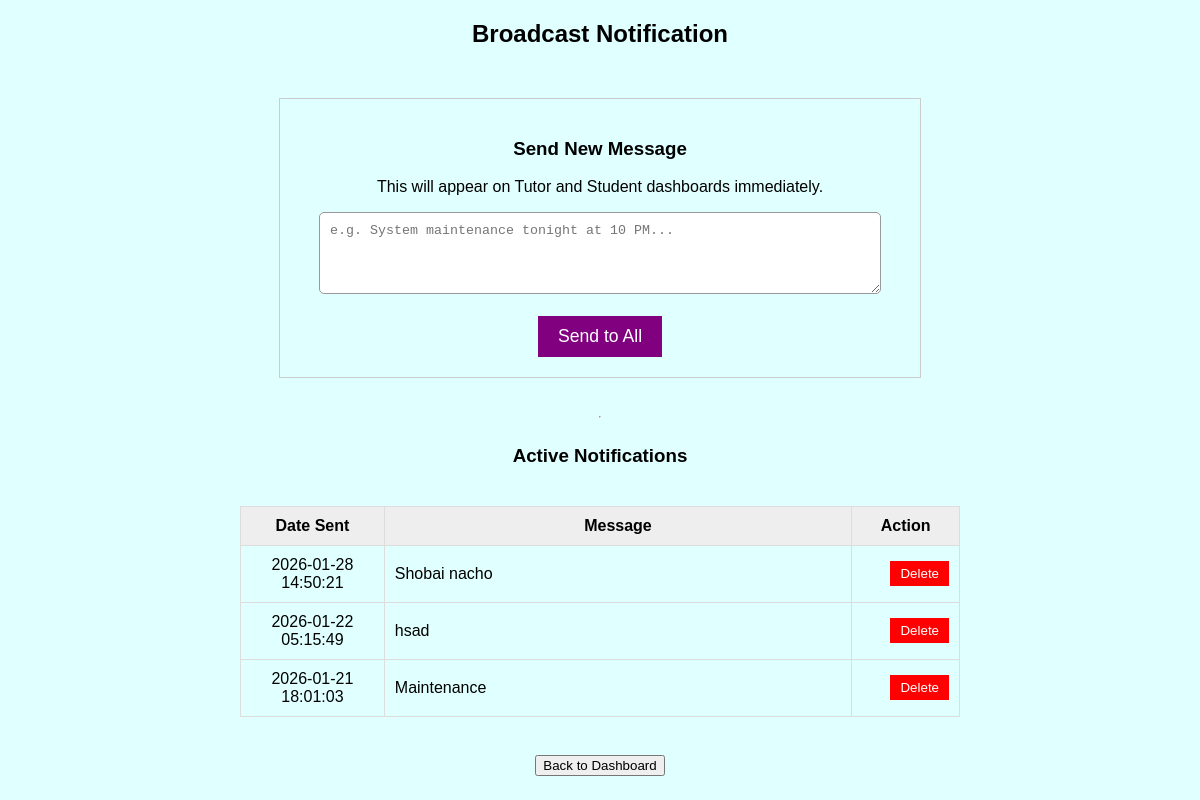
/View/vw_admin/v_send_notification.php (signed in), run on the app's committed database.
### tables this page shows
CREATE TABLE `notifications` (
  `id` int(11) NOT NULL,
  `message` text NOT NULL,
  `created_at` timestamp NOT NULL DEFAULT current_timestamp()
);

### Model/m_notification.php (called while the page is built, shortened)
<?php
function getAllNotifications() {
    $conn = dbConnect();
    $sql = "SELECT * FROM notifications ORDER BY created_at DESC";
    $result = mysqli_query($conn, $sql);
    $list = [];
    while($row = mysqli_fetch_assoc($result)) {
        $list[] = $row;
    }
    return $list;
}
?>

### View/vw_admin/v_send_notification.php (the view, shortened to what this page needs)
<?php
require_once("../../Model/m_notification.php");
$history = getAllNotifications();
?>
<!DOCTYPE html>
<html>
<head>
    <link rel="stylesheet" href="v_admin_style.css">
</head>
<body>
    <h2>Broadcast Notification</h2>
    <div class="msg-box">
        <form action="../../Controller/c_notification.php" method="POST">
            <h3>Send New Message</h3>
            <p>This will appear on Tutor and Student dashboards immediately.</p>
            <textarea name="message" rows="4" placeholder="e.g. System maintenance tonight at 10 PM..." required></textarea>
            <br><br>
            <button type="submit" name="send_broadcast" class="btn-send">Send to All</button>
        </form>
    </div>
    <hr>
    <h3 style="text-align:center;">Active Notifications</h3>
    <table>
        <thead>
            <tr>
                <th>Date Sent</th>
                <th>Message</th>
                <th>Action</th>
            </tr>
        </thead>
        <tbody>
            <?php if(count($history) > 0): ?>
                <?php foreach($history as $n): ?>
                    <tr>
                        <td style="width: 20%;"><?php echo $n['created_at']; ?></td>
                        <td style="text-align:left;"><?php echo $n['message']; ?></td>
                        <td style="width: 15%;">
                            <form action="../../Controller/c_notification.php" method="POST" onsubmit="return confirm('Delete this message? It will disappear from all dashboards.');">
                                <button type="submit" name="delete_notification" class="btn-del">Delete</button>
                            </form>
                        </td>
                    </tr>
                <?php endforeach; ?>
            <?php else: ?>
                <tr><td colspan="3">No active notifications.</td></tr>
            <?php endif; ?>
        </tbody>
    </table>
    <br>
    <div style="text-align:center;">
        <button onclick="location.href='v_admin_home.php'">Back to Dashboard</button>
    </div>
</body>
</html>

### View/vw_admin/v_admin_style.css (style rules this page uses)
body { background-color: lightcyan; margin: 0; font-family: sans-serif; display: flex; flex-direction: column; min-height: 100vh; text-align: center; }
table { width: 100%; border-collapse: collapse; }
td { padding: 8px; border-bottom: 1px solid darkblue; text-align: left; }
td:last-child { text-align: right; }

### View/vw_admin/v_send_notification.php (style rules this page uses)
.msg-box { width: 50%; margin: 30px auto; padding: 20px; border: 1px solid #ccc; text-align: center; }
textarea { width: 90%; padding: 10px; border-radius: 5px; border: 1px solid #999; }
.btn-send { background-color: purple; color: white; padding: 10px 20px; border: none; cursor: pointer; font-size: 1.1em; }
table { width: 60%; margin: 20px auto; border-collapse: collapse; }
th, td { border: 1px solid #ddd; padding: 10px; text-align: center; }
th { background-color: #eee; }
.btn-del { background-color: red; color: white; border: none; padding: 5px 10px; cursor: pointer; }

### data on the page
notifications: created_at "2026-01-28 14:50:21", message "Shobai nacho"
notifications: created_at "2026-01-22 05:15:49", message "hsad"
notifications: created_at "2026-01-21 18:01:03", message "Maintenance"
